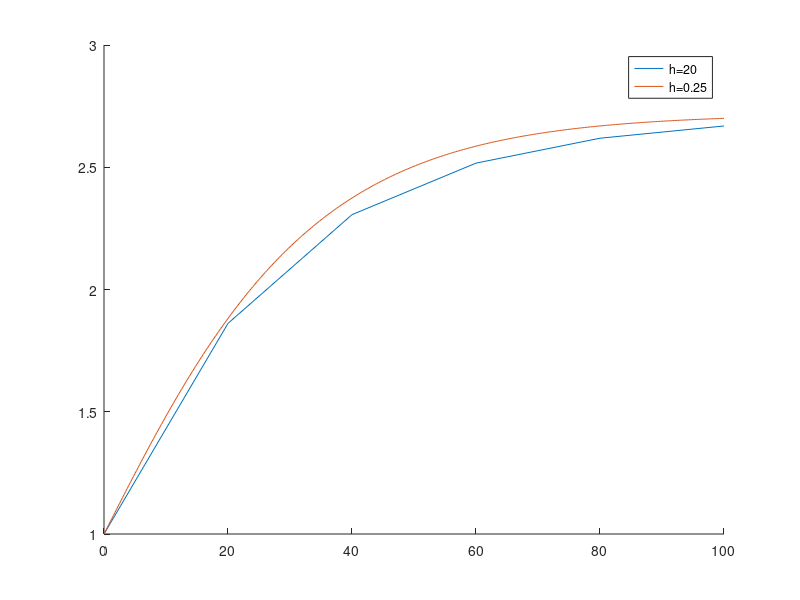

MATLAB code for this plot:
%EJERCICIO 7 PVI
clear all;
clc;
more off;

function y=f(t,x)
  y=0.05*x*(1-log(x));
endfunction
% 
a=0;b=100;ah=[20,0.25];mu=1;

figure(1); clf; hold on;
for j=1:length(ah);
  h=ah(j);
  N=round((b-a)/h);
  t=a*ones(1,N+1);
  x=mu*ones(1,N+1);
  for i=1:N
   v=f(t(i),x(i));
   x(i+1)=x(i)+h/4*(v+3*f(t(i)+2/3*h,x(i)+2/3*h*v));
   t(i+1)=t(i)+h;
  endfor
  plot(t,x,[';h=' num2str(h) ';']);
endfor
%







